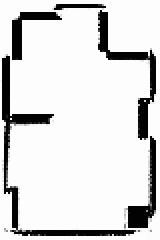
%> input picture data/rmap_updated.png, 80 x 120 px (shown 2 times larger)
$ octave main1.m   (GNU Octave 9; MATLAB toolbox functions it lacks are replaced by stand-ins)
%> lines starting %> are read from the running program, lines starting %| are printed output that depends on the picture; in (x1, y1, x2, y2) boxes, pixels count from 0 and x2, y2 are one past the last pixel; in counts of white or black regions, pixels touching at a corner belong together; the program's own positions count from 1
### matlab (copy)/utils/loadMap.m
function [map] = loadMap(map_name, flip)
%> called with map_name = '../data/rmap_updated.png', flip = true

    if nargin < 2
        flip = false;
    end
    try
        image_name = sprintf('../maps/%s_grid5.png', map_name);
        image = imread(image_name);

    catch
        image = imread(map_name);
%> image is the input picture: size 120x80 uint8; min 2, max 253, mean 217.5
    end

    map = 1 - double(image(:, :, 1)) ./ 255;
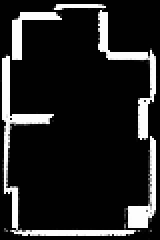
%> map: size 120x80 double (shown 2 times larger); min 0.00784, max 0.992, mean 0.147

    if flip
        map = flipud(map);
    end
end

### matlab (copy)/utils/connectRobot.m
function [tbot] = connectRobot(connectionType)
    if ( ~exist("tbot") )

        switch connectionType
            case "sim"
                 IP_TURTLEBOT = "192.168.56.101";
                IP_HOST_COMPUTER = "192.168.56.1";
            case "tbot1"
                IP_TURTLEBOT = "192.168.1.201";
                IP_HOST_COMPUTER = "192.168.1.108";
            case "tbot2"
                IP_TURTLEBOT = "192.168.1.201";
                IP_HOST_COMPUTER = "192.168.1.108";
        end

        tbot = TurtleBot3(IP_TURTLEBOT, IP_HOST_COMPUTER);

        if( tbot.getVersion() < 0.9 )
            error('TurtleBot v09 required');
        end
    end
end

### matlab_fixed/main1.m
% main.m  -  TurtleBot3 SLAM + VFH navigation
%
% KEY FIXES vs. the previous version
%   1. Border walls stamped into the map so the EKF sees wall returns
%      near the arena edges (without this, those beams hit maxRange,
%      Jg = 0, and are skipped -> EKF drifts near walls).
%   2. globalLocalize now returns a residual score; up to loc_retries
%      attempts are made and the pose with the lowest residual is kept.
%   3. Initial covariance Sigma0 is set proportionally to the localisation
%      quality (high residual -> larger uncertainty -> filter stays open).
%   4. ekfIter is passed through params so EKF.m can apply the warm gate
%      for the first warmIters iterations.
%   5. sensor_offset passed to globalLocalize (LiDAR ~3 cm behind wheel axis).

rosshutdown; clear; close all;

% ===== Map ================================================================
map = loadMap("../data/rmap_updated.png", true);

% Stamp 2 cm border walls so the EKF is corrected by the arena boundary.
% Without this, beams that hit the physical walls find maxRange in the
% grid, produce Jg = 0, and are silently discarded -> EKF drifts at edges.
wall_th_m  = 0.02;
scale_val  = 40;            % px / m  (set equal to mapParams.scale below)
tpx        = max(1, round(wall_th_m * scale_val));
map(1:tpx,        :) = 1;
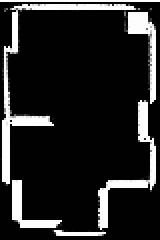
%> map: size 120x80 double (shown 2 times larger); min 0.00784, max 1, mean 0.155
map(end-tpx+1:end,:) = 1;
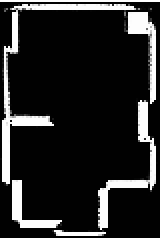
%> map: size 120x80 double (shown 2 times larger); 0.83% of pixels changed, all inside (x1, y1, x2, y2) = (0, 119, 80, 120)
map(:, 1:tpx)        = 1;
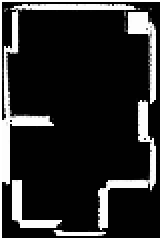
%> map: size 120x80 double (shown 2 times larger); 1.23% of pixels changed, all inside (x1, y1, x2, y2) = (0, 1, 1, 119)
map(:, end-tpx+1:end)= 1;
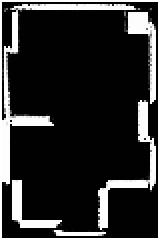
%> map: size 120x80 double (shown 2 times larger); 1.23% of pixels changed, all inside (x1, y1, x2, y2) = (79, 1, 80, 119)

log_odds_map = log(map ./ (1 - map));
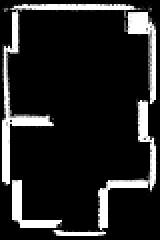
%> log_odds_map: size 120x80 double (shown 2 times larger); 4.13% of the values are NaN or infinite; the others: min -4.84, max 4.84, mean -3.41; drawn with min black, max white, NaN and infinite black
log_odds_map = max(-5, min(5, log_odds_map));
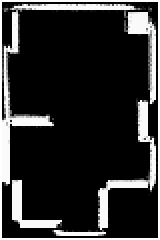
%> log_odds_map: size 120x80 double (shown 2 times larger); min -4.84, max 5, mean -3.06; drawn with min black and max white

% ===== Map parameters =====================================================
mapParams.map            = map;
mapParams.update         = "bayesian";
mapParams.initialProb    = map;
mapParams.initialLogOdds = log_odds_map;
mapParams.scale          = 40;
mapParams.origin         = 0;
mapParams.size           = [120, 80];
mapParams.maxRange       = 3;
mapParams.lidarMaxRange  = 2;

% ===== Controller parameters ==============================================
params.kv                = 2.0;
params.ki                = 0.1;
params.ks                = 3.0;
params.distance          = 0.1;
params.vMax              = 0.05;
params.wMax              = 2.8;
params.rate              = 2000;
params.T                 = 6000;
params.dt                = 0.05;
params.toleranceError    = 0.15;
params.finalToleranceError = 0.10;
params.ekf               = true;
params.estimatePose      = true;

% ===== Avoidance ==========================================================
avoidance = "vfh";
avoidParams.windowSize    = 10;
avoidParams.sectorWidth   = pi/36;
avoidParams.numSectors    = round(2*pi / avoidParams.sectorWidth);
avoidParams.valleyMinWidth = 18;
avoidParams.threshold     = 0.2;
avoidParams.smoothSigma   = 0.75;

% ===== Target (world coords) ==============================================
pathWorld   = ([21, 60] - mapParams.origin) / mapParams.scale;
%> pathWorld = [0.525 1.5]
initialPose = ([101, 19] - mapParams.origin) / mapParams.scale;
%> initialPose = [2.52 0.475]

% ===== Connect robot ======================================================
tbot = connectRobot("sim");
%> the run ends on the next line

$ run again, with data/trajComparison.png copied over data/rmap_updated.png
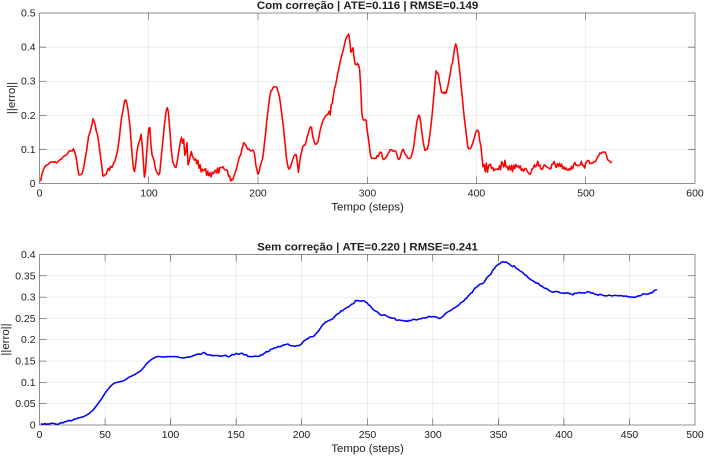
%> input picture data/trajComparison.png, 1409 x 911 px (shown at 1/2 size)
%> in loadMap, image is the input picture: size 911x1409x3 uint8; mean R, G, B 250.3, 247.5, 248.4
%> `map(:, end-tpx+1:end)= 1;`:
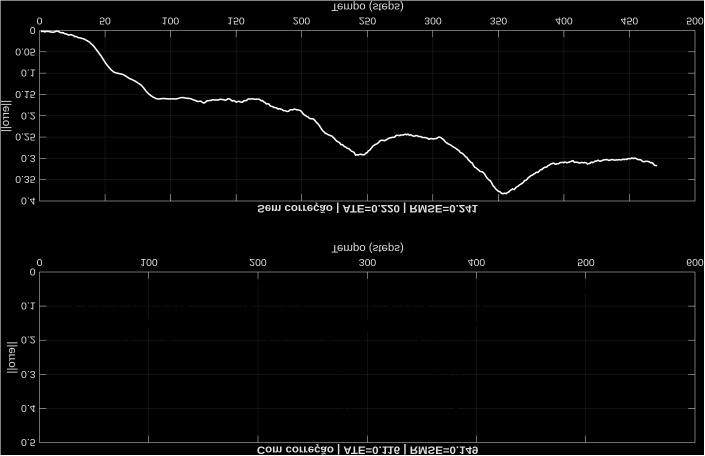
%> map: size 911x1409 double (shown at 1/2 size); min 0, max 1, mean 0.022
%> `log_odds_map = log(map ./ (1 - map));`:
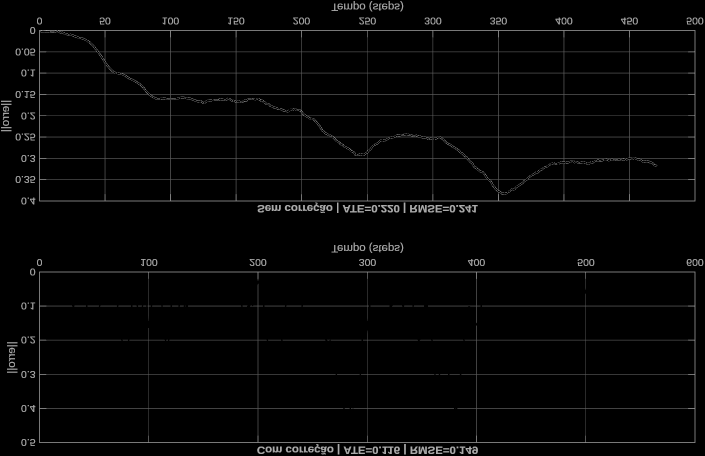
%> log_odds_map: size 911x1409 double (shown at 1/2 size); 94.7% of the values are NaN or infinite; the others: min -5.54, max 5.54, mean -1.33; drawn with min black, max white, NaN and infinite black
%> pathWorld = [0.525 1.5]
%> initialPose = [2.52 0.475]

$ run again, with data/trajComparison2.png copied over data/rmap_updated.png
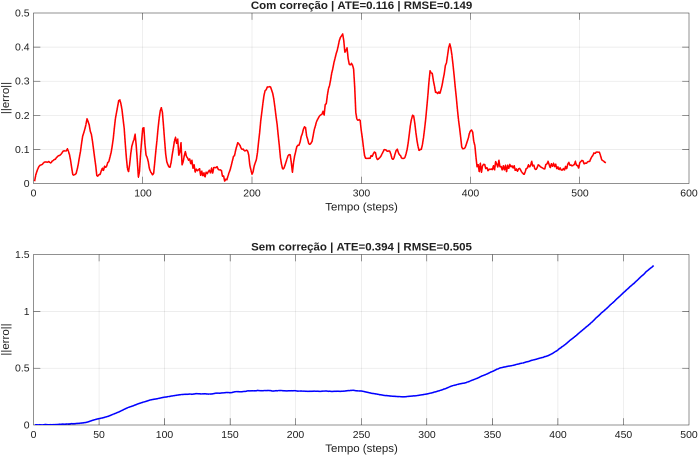
%> input picture data/trajComparison2.png, 1397 x 911 px (shown at 1/2 size)
%> in loadMap, image is the input picture: size 911x1397x3 uint8; mean R, G, B 250.7, 247.9, 248.7
%> `map(:, end-tpx+1:end)= 1;`:
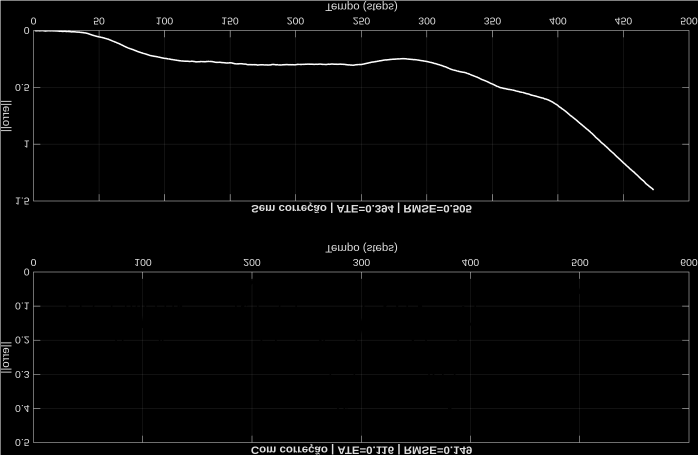
%> map: size 911x1397 double (shown at 1/2 size); min 0, max 1, mean 0.0205
%> `log_odds_map = log(map ./ (1 - map));`:
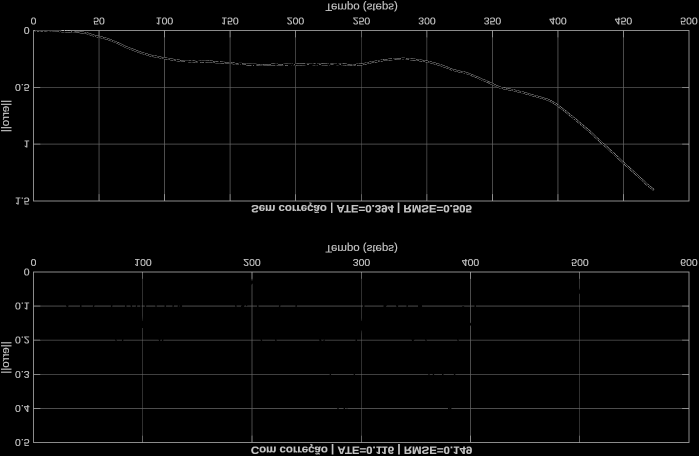
%> log_odds_map: size 911x1397 double (shown at 1/2 size); 95.68% of the values are NaN or infinite; the others: min -5.54, max 4.14, mean -1.09; drawn with min black, max white, NaN and infinite black
%> pathWorld = [0.525 1.5]
%> initialPose = [2.52 0.475]
